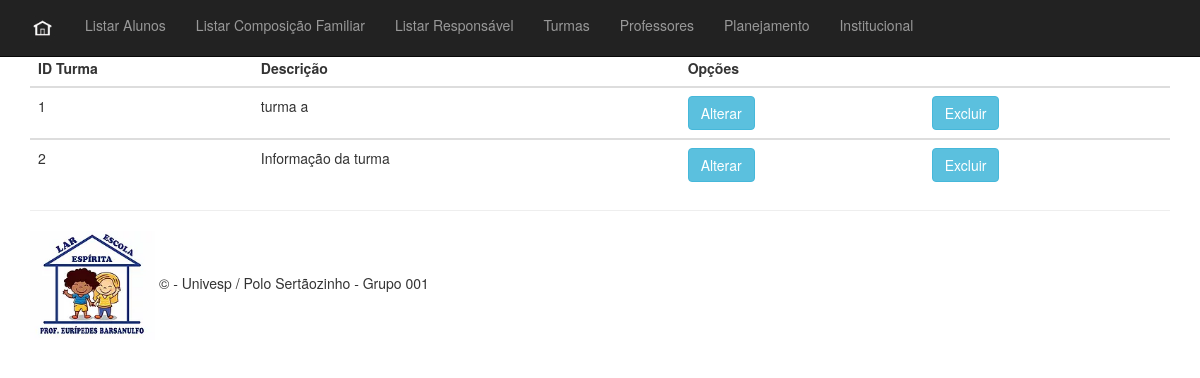
The app's page /listagem_turma, older data.
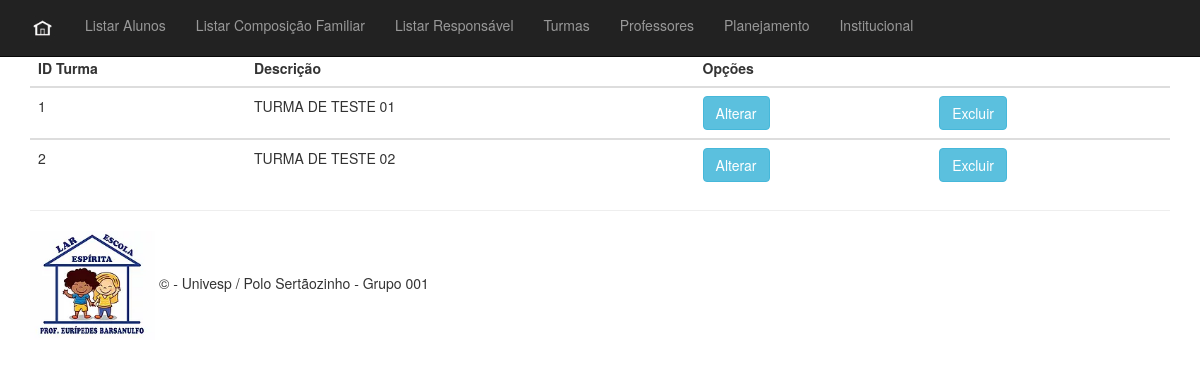
The same page, newer data.
### aluno/models.py (models this page shows)
class Turma(db.Model):
    __tablename__ = 'turma'
    __table_args__ = {'extend_existing': True}
    id_turma = db.Column(db.Integer, primary_key=True, autoincrement=True)
    turm_descricao = db.Column(db.String(120))
    turm_aluno = db.relationship(
        "Aluno", backref="Aluno", lazy=True)

### aluno/routes.py (the view)
@app.route("/listagem_turma", methods=["GET"])
def listagem_turma():
    turmas = Turma.query.all()
    return render_template("listagem_turma.html", turmas=turmas)

### aluno/templates/listagem_turma.html (shortened to what this page needs)
{% extends 'base.html' %}
{% block content %}
<table class="table table-hover table-dark">
    <thead>
        <tr>
            <th scope="col">ID Turma</th>
            <th scope="col">Descrição</th>
            <th scope="col">Opções</th>
            <th scope="col"></th>
        </tr>
    </thead>
    {% for turma in turmas %}
    <tbody>
        <tr>
            <td> {{ turma.id_turma }} </td>
            <td> {{ turma.turm_descricao }}</td>
            <td>
                <button class="btn btn-outline btn-info">Alterar</button>
            </td>
            <td>
                <button class="btn btn-outline btn-info">Excluir</button>
            </td>
        </tr>
    </tbody>
    {% endfor %}
</table>
{% endblock %}

Row changes from the older to the newer data that the page shows:
changed Turma id 1: turm_descricao "turma a" → "TURMA DE TESTE 01"
changed Turma id 2: turm_descricao "Informação da turma" → "TURMA DE TESTE 02"
